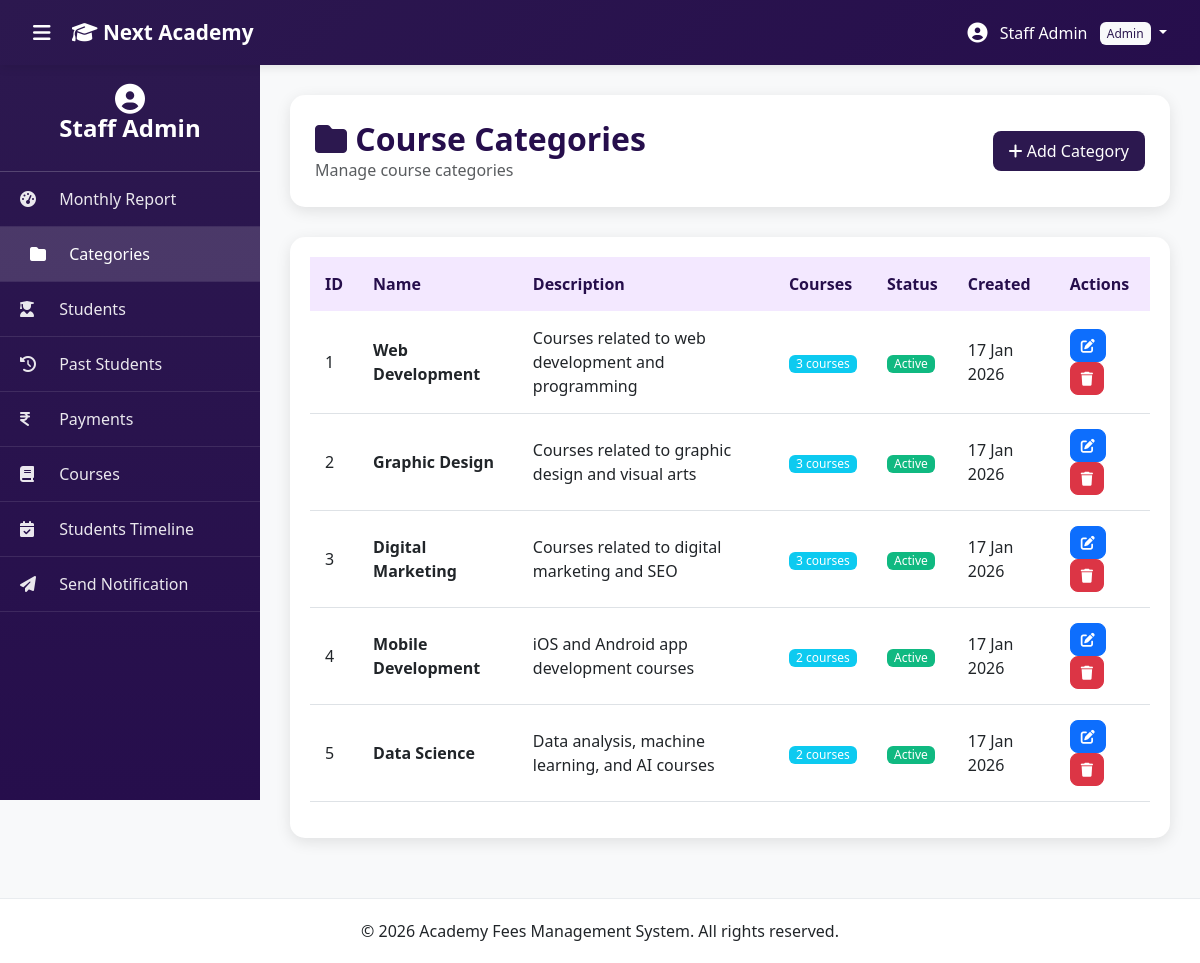
The page /admin/categories.php (signed in) on the database its author committed.
### tables this page shows
CREATE TABLE `categories` (
  `id` int(11) NOT NULL AUTO_INCREMENT,
  `name` varchar(100) NOT NULL,
  `description` text,
  `status` enum('Active','Inactive') DEFAULT 'Active',
  `created_at` timestamp NULL DEFAULT CURRENT_TIMESTAMP,
  `updated_at` timestamp NULL DEFAULT CURRENT_TIMESTAMP ON UPDATE CURRENT_TIMESTAMP,
  PRIMARY KEY (`id`),
  KEY `idx_status` (`status`)
);

### admin/categories.php (the view, shortened to what this page needs)
<?php
include 'includes/header.php';
$categories = $conn->query("SELECT c.*,
                           (SELECT COUNT(*) FROM courses WHERE category_id = c.id) as course_count
                           FROM categories c
                           ORDER BY c.created_at DESC");
?>
<div class="page-header d-flex justify-content-between align-items-center">
    <div>
        <h2><i class="fas fa-folder text-purple"></i> Course Categories</h2>
        <p class="text-muted mb-0">Manage course categories</p>
    </div>
    <button class="btn btn-purple" data-bs-toggle="modal" data-bs-target="#addCategoryModal">
        <i class="fas fa-plus"></i> Add Category
    </button>
</div>
<div class="table-card">
    <div class="table-responsive">
        <table class="table table-hover" id="categoriesTable">
            <thead>
                <tr>
                    <th>ID</th>
                    <th>Name</th>
                    <th>Description</th>
                    <th>Courses</th>
                    <th>Status</th>
                    <th>Created</th>
                    <th>Actions</th>
                </tr>
            </thead>
            <tbody>
                <?php while ($category = $categories->fetch_assoc()): ?>
                <tr>
                    <td><?php echo $category['id']; ?></td>
                    <td><strong><?php echo htmlspecialchars($category['name']); ?></strong></td>
                    <td><?php echo htmlspecialchars($category['description']); ?></td>
                    <td>
                        <span class="badge bg-info"><?php echo $category['course_count']; ?> courses</span>
                    </td>
                    <td>
                        <span class="badge status-<?php echo strtolower($category['status']); ?>">
                            <?php echo $category['status']; ?>
                        </span>
                    </td>
                    <td><?php echo date('d M Y', strtotime($category['created_at'])); ?></td>
                    <td>
                        <button class="btn btn-sm btn-primary" onclick="editCategory(<?php echo htmlspecialchars(json_encode($category)); ?>)">
                            <i class="fas fa-edit"></i>
                        </button>
                        <a href="?delete=<?php echo $category['id']; ?>"
                           class="btn btn-sm btn-danger"
                           onclick="return confirm('Are you sure you want to delete this category?')">
                            <i class="fas fa-trash"></i>
                        </a>
                    </td>
                </tr>
                <?php endwhile; ?>
            </tbody>
        </table>
    </div>
</div>
<?php include 'includes/footer.php'; ?>

### admin/assets/css/style.css (style rules this page uses)
:root { --purple-primary: #2c184f; --purple-dark: #260e4c; --purple-light: #8e73e0; --purple-lighter: #d6b8f5; --purple-extra-light: #f3e8ff; --sidebar-width: 260px; --navbar-height: 65px; }
* { margin: 0; padding: 0; box-sizing: border-box; }
body { font-family: 'Segoe UI', Tahoma, Geneva, Verdana, sans-serif; background: #f8f9fa; overflow-x: hidden; }
.text-purple { color: var(--purple-primary) !important; }
.btn-purple { background: var(--purple-primary); color: white; border: none; }
.table-card { background: white; border-radius: 15px; padding: 20px; box-shadow: 0 4px 15px rgba(0, 0, 0, 0.1); }
.table thead th { background: var(--purple-extra-light); color: var(--purple-dark); font-weight: 600; border: none; padding: 15px; }
.table tbody td { padding: 15px; vertical-align: middle; }
.btn { border-radius: 8px; padding: 8px 16px; font-weight: 500; transition: all 0.3s; }
.btn-sm { padding: 5px 10px; font-size: 0.875rem; }
.badge { padding: 6px 12px; font-weight: 500; border-radius: 6px; }
.page-header { background: white; border-radius: 15px; padding: 25px; margin-bottom: 30px; box-shadow: 0 4px 15px rgba(0, 0, 0, 0.1); }
.page-header h2 { color: var(--purple-dark); margin: 0; font-weight: 600; }
.status-active { background: #10b981; color: white; }
body { overflow-x: hidden; }
.badge { font-size: 0.75rem; padding: 0.25em 0.6em; }

### rows shown on the page
categories: id "1", name "Web Development", description "Courses related to web development and programming", course_count "3", status "Active", created_at "17 Jan 2026"
categories: id "2", name "Graphic Design", description "Courses related to graphic design and visual arts", course_count "3", status "Active", created_at "17 Jan 2026"
categories: id "3", name "Digital Marketing", description "Courses related to digital marketing and SEO", course_count "3", status "Active", created_at "17 Jan 2026"
categories: id "4", name "Mobile Development", description "iOS and Android app development courses", course_count "2", status "Active", created_at "17 Jan 2026"
categories: id "5", name "Data Science", description "Data analysis, machine learning, and AI courses", course_count "2", status "Active", created_at "17 Jan 2026"

### other values the page prints
$admin['name'] "Staff Admin"
$admin['role'] "Admin"
